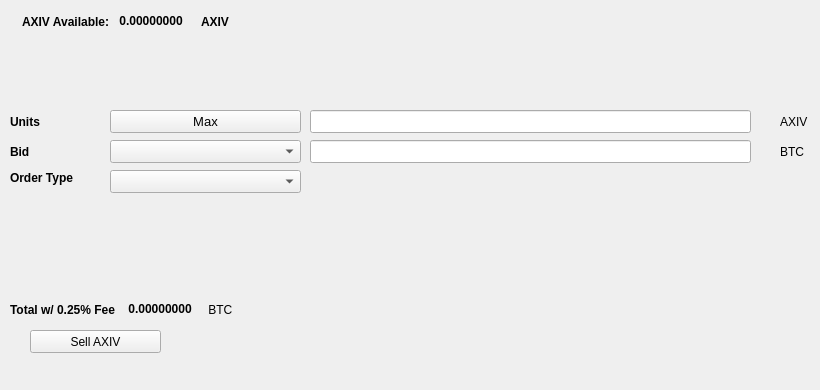
   <widget class="QWidget" name="SellTab">
    <attribute name="title">
     <string>Sell</string>
    </attribute>
    <widget class="QLabel" name="label_16">
     <property name="geometry">
      <rect>
       <x>780</x>
       <y>140</y>
       <width>31</width>
       <height>23</height>
      </rect>
     </property>
     <property name="text">
      <string>BTC</string>
     </property>
    </widget>
    <widget class="QComboBox" name="SellBidcomboBox">
     <property name="geometry">
      <rect>
       <x>110</x>
       <y>140</y>
       <width>191</width>
       <height>23</height>
      </rect>
     </property>
     <property name="font">
      <font>
       <pointsize>10</pointsize>
      </font>
     </property>
    </widget>
    <widget class="QLabel" name="label_18">
     <property name="geometry">
      <rect>
       <x>10</x>
       <y>110</y>
       <width>46</width>
       <height>23</height>
      </rect>
     </property>
     <property name="font">
      <font>
       <weight>75</weight>
       <bold>true</bold>
      </font>
     </property>
     <property name="text">
      <string>Units</string>
     </property>
    </widget>
    <widget class="QPushButton" name="Sell_Max_Amount">
     <property name="geometry">
      <rect>
       <x>110</x>
       <y>110</y>
       <width>191</width>
       <height>23</height>
      </rect>
     </property>
     <property name="font">
      <font>
       <pointsize>10</pointsize>
      </font>
     </property>
     <property name="text">
      <string>Max</string>
     </property>
    </widget>
    <widget class="QLabel" name="label_20">
     <property name="geometry">
      <rect>
       <x>10</x>
       <y>170</y>
       <width>91</width>
       <height>16</height>
      </rect>
     </property>
     <property name="font">
      <font>
       <weight>75</weight>
       <bold>true</bold>
      </font>
     </property>
     <property name="text">
      <string>Order Type</string>
     </property>
    </widget>
    <widget class="QComboBox" name="SellOrdertypeCombo">
     <property name="geometry">
      <rect>
       <x>110</x>
       <y>170</y>
       <width>191</width>
       <height>23</height>
      </rect>
     </property>
     <property name="font">
      <font>
       <pointsize>10</pointsize>
      </font>
     </property>
    </widget>
    <widget class="QLabel" name="label_21">
     <property name="geometry">
      <rect>
       <x>10</x>
       <y>140</y>
       <width>46</width>
       <height>23</height>
      </rect>
     </property>
     <property name="font">
      <font>
       <weight>75</weight>
       <bold>true</bold>
      </font>
     </property>
     <property name="text">
      <string>Bid</string>
     </property>
    </widget>
    <widget class="QLabel" name="label_22">
     <property name="geometry">
      <rect>
       <x>780</x>
       <y>110</y>
       <width>31</width>
       <height>23</height>
      </rect>
     </property>
     <property name="text">
      <string>AXIV</string>
     </property>
    </widget>
    <widget class="QLineEdit" name="UnitsInputAXIV">
     <property name="geometry">
      <rect>
       <x>310</x>
       <y>110</y>
       <width>441</width>
       <height>23</height>
      </rect>
     </property>
     <property name="font">
      <font>
       <pointsize>9</pointsize>
       <weight>75</weight>
       <bold>true</bold>
      </font>
     </property>
    </widget>
    <widget class="QLineEdit" name="SellBidPriceEdit">
     <property name="geometry">
      <rect>
       <x>310</x>
       <y>140</y>
       <width>441</width>
       <height>23</height>
      </rect>
     </property>
     <property name="font">
      <font>
       <pointsize>9</pointsize>
       <weight>75</weight>
       <bold>true</bold>
      </font>
     </property>
    </widget>
    <widget class="QPushButton" name="SellAXIVBTN">
     <property name="geometry">
      <rect>
       <x>30</x>
       <y>330</y>
       <width>131</width>
       <height>23</height>
      </rect>
     </property>
     <property name="text">
      <string>Sell AXIV</string>
     </property>
     <property name="icon">
      <iconset resource="../axiv">
       <normaloff>:/icons/bitcoin</normaloff>:/icons/bitcoin</iconset>
     </property>
    </widget>
    <widget class="QWidget" name="layoutWidget3">
     <property name="geometry">
      <rect>
       <x>22</x>
       <y>12</y>
       <width>258</width>
       <height>19</height>
      </rect>
     </property>
     <layout class="QHBoxLayout" name="horizontalLayout">
      <item>
       <widget class="QLabel" name="label232_2">
        <property name="font">
         <font>
          <weight>75</weight>
          <bold>true</bold>
         </font>
        </property>
        <property name="text">
         <string>AXIV Available:</string>
        </property>
       </widget>
      </item>
      <item>
       <widget class="QLabel" name="AXIVAvailableLabel">
        <property name="palette">
         <palette>
          <active>
           <colorrole role="WindowText">
            <brush brushstyle="SolidPattern">
             <color alpha="255">
              <red>0</red>
              <green>0</green>
              <blue>0</blue>
             </color>
            </brush>
           </colorrole>
           <colorrole role="Button">
            <brush brushstyle="SolidPattern">
             <color alpha="255">
              <red>0</red>
              <green>170</green>
              <blue>0</blue>
             </color>
            </brush>
           </colorrole>
           <colorrole role="Light">
            <brush brushstyle="SolidPattern">
             <color alpha="255">
              <red>0</red>
              <green>255</green>
              <blue>0</blue>
             </color>
            </brush>
           </colorrole>
           <colorrole role="Midlight">
            <brush brushstyle="SolidPattern">
             <color alpha="255">
              <red>0</red>
              <green>212</green>
              <blue>0</blue>
             </color>
            </brush>
           </colorrole>
           <colorrole role="Dark">
            <brush brushstyle="SolidPattern">
             <color alpha="255">
              <red>0</red>
              <green>85</green>
              <blue>0</blue>
             </color>
            </brush>
           </colorrole>
           <colorrole role="Mid">
            <brush brushstyle="SolidPattern">
             <color alpha="255">
              <red>0</red>
              <green>113</green>
              <blue>0</blue>
             </color>
            </brush>
           </colorrole>
           <colorrole role="Text">
            <brush brushstyle="SolidPattern">
             <color alpha="255">
              <red>0</red>
              <green>170</green>
              <blue>0</blue>
             </color>
            </brush>
           </colorrole>
           <colorrole role="BrightText">
            <brush brushstyle="SolidPattern">
             <color alpha="255">
              <red>255</red>
              <green>255</green>
              <blue>255</blue>
             </color>
            </brush>
           </colorrole>
           <colorrole role="ButtonText">
            <brush brushstyle="SolidPattern">
             <color alpha="255">
              <red>0</red>
              <green>0</green>
              <blue>0</blue>
             </color>
            </brush>
           </colorrole>
           <colorrole role="Base">
            <brush brushstyle="SolidPattern">
             <color alpha="255">
              <red>255</red>
              <green>255</green>
              <blue>255</blue>
             </color>
            </brush>
           </colorrole>
           <colorrole role="Window">
            <brush brushstyle="SolidPattern">
             <color alpha="255">
              <red>0</red>
              <green>170</green>
              <blue>0</blue>
             </color>
            </brush>
           </colorrole>
           <colorrole role="Shadow">
            <brush brushstyle="SolidPattern">
             <color alpha="255">
              <red>0</red>
              <green>0</green>
              <blue>0</blue>
             </color>
            </brush>
           </colorrole>
           <colorrole role="AlternateBase">
            <brush brushstyle="SolidPattern">
             <color alpha="255">
              <red>127</red>
              <green>212</green>
              <blue>127</blue>
             </color>
            </brush>
           </colorrole>
           <colorrole role="ToolTipBase">
            <brush brushstyle="SolidPattern">
             <color alpha="255">
              <red>255</red>
              <green>255</green>
              <blue>220</blue>
             </color>
            </brush>
           </colorrole>
           <colorrole role="ToolTipText">
            <brush brushstyle="SolidPattern">
             <color alpha="255">
              <red>0</red>
              <green>0</green>
              <blue>0</blue>
             </color>
            </brush>
           </colorrole>
          </active>
          <inactive>
           <colorrole role="WindowText">
            <brush brushstyle="SolidPattern">
             <color alpha="255">
              <red>0</red>
              <green>0</green>
              <blue>0</blue>
             </color>
            </brush>
           </colorrole>
           <colorrole role="Button">
            <brush brushstyle="SolidPattern">
             <color alpha="255">
              <red>0</red>
              <green>170</green>
              <blue>0</blue>
             </color>
            </brush>
           </colorrole>
           <colorrole role="Light">
            <brush brushstyle="SolidPattern">
             <color alpha="255">
              <red>0</red>
              <green>255</green>
              <blue>0</blue>
             </color>
            </brush>
           </colorrole>
           <colorrole role="Midlight">
            <brush brushstyle="SolidPattern">
             <color alpha="255">
              <red>0</red>
              <green>212</green>
              <blue>0</blue>
             </color>
            </brush>
           </colorrole>
           <colorrole role="Dark">
            <brush brushstyle="SolidPattern">
             <color alpha="255">
              <red>0</red>
              <green>85</green>
              <blue>0</blue>
             </color>
            </brush>
           </colorrole>
           <colorrole role="Mid">
            <brush brushstyle="SolidPattern">
             <color alpha="255">
              <red>0</red>
              <green>113</green>
              <blue>0</blue>
             </color>
            </brush>
           </colorrole>
           <colorrole role="Text">
            <brush brushstyle="SolidPattern">
             <color alpha="255">
              <red>0</red>
              <green>170</green>
              <blue>0</blue>
             </color>
            </brush>
           </colorrole>
           <colorrole role="BrightText">
            <brush brushstyle="SolidPattern">
             <color alpha="255">
              <red>255</red>
              <green>255</green>
              <blue>255</blue>
             </color>
            </brush>
           </colorrole>
           <colorrole role="ButtonText">
            <brush brushstyle="SolidPattern">
             <color alpha="255">
              <red>0</red>
              <green>0</green>
              <blue>0</blue>
             </color>
            </brush>
           </colorrole>
           <colorrole role="Base">
            <brush brushstyle="SolidPattern">
             <color alpha="255">
              <red>255</red>
              <green>255</green>
              <blue>255</blue>
             </color>
            </brush>
           </colorrole>
           <colorrole role="Window">
            <brush brushstyle="SolidPattern">
             <color alpha="255">
              <red>0</red>
              <green>170</green>
              <blue>0</blue>
             </color>
            </brush>
           </colorrole>
           <colorrole role="Shadow">
            <brush brushstyle="SolidPattern">
             <color alpha="255">
              <red>0</red>
              <green>0</green>
              <blue>0</blue>
             </color>
            </brush>
           </colorrole>
           <colorrole role="AlternateBase">
            <brush brushstyle="SolidPattern">
             <color alpha="255">
              <red>127</red>
              <green>212</green>
              <blue>127</blue>
             </color>
            </brush>
           </colorrole>
           <colorrole role="ToolTipBase">
            <brush brushstyle="SolidPattern">
             <color alpha="255">
              <red>255</red>
              <green>255</green>
              <blue>220</blue>
             </color>
            </brush>
           </colorrole>
           <colorrole role="ToolTipText">
            <brush brushstyle="SolidPattern">
             <color alpha="255">
              <red>0</red>
              <green>0</green>
              <blue>0</blue>
             </color>
            </brush>
           </colorrole>
          </inactive>
          <disabled>
           <colorrole role="WindowText">
            <brush brushstyle="SolidPattern">
             <color alpha="255">
              <red>0</red>
              <green>85</green>
              <blue>0</blue>
             </color>
            </brush>
           </colorrole>
           <colorrole role="Button">
            <brush brushstyle="SolidPattern">
             <color alpha="255">
              <red>0</red>
              <green>170</green>
              <blue>0</blue>
             </color>
            </brush>
           </colorrole>
           <colorrole role="Light">
            <brush brushstyle="SolidPattern">
             <color alpha="255">
              <red>0</red>
              <green>255</green>
              <blue>0</blue>
             </color>
            </brush>
           </colorrole>
           <colorrole role="Midlight">
            <brush brushstyle="SolidPattern">
             <color alpha="255">
              <red>0</red>
              <green>212</green>
              <blue>0</blue>
             </color>
            </brush>
           </colorrole>
           <colorrole role="Dark">
            <brush brushstyle="SolidPattern">
             <color alpha="255">
              <red>0</red>
              <green>85</green>
              <blue>0</blue>
             </color>
            </brush>
           </colorrole>
           <colorrole role="Mid">
            <brush brushstyle="SolidPattern">
             <color alpha="255">
              <red>0</red>
              <green>113</green>
              <blue>0</blue>
             </color>
            </brush>
           </colorrole>
           <colorrole role="Text">
            <brush brushstyle="SolidPattern">
             <color alpha="255">
              <red>0</red>
              <green>85</green>
              <blue>0</blue>
             </color>
            </brush>
           </colorrole>
           <colorrole role="BrightText">
            <brush brushstyle="SolidPattern">
             <color alpha="255">
              <red>255</red>
              <green>255</green>
              <blue>255</blue>
             </color>
            </brush>
           </colorrole>
           <colorrole role="ButtonText">
            <brush brushstyle="SolidPattern">
             <color alpha="255">
              <red>0</red>
              <green>85</green>
              <blue>0</blue>
             </color>
            </brush>
           </colorrole>
           <colorrole role="Base">
            <brush brushstyle="SolidPattern">
             <color alpha="255">
              <red>0</red>
              <green>170</green>
              <blue>0</blue>
             </color>
            </brush>
           </colorrole>
           <colorrole role="Window">
            <brush brushstyle="SolidPattern">
             <color alpha="255">
              <red>0</red>
              <green>170</green>
              <blue>0</blue>
             </color>
            </brush>
           </colorrole>
           <colorrole role="Shadow">
            <brush brushstyle="SolidPattern">
             <color alpha="255">
              <red>0</red>
              <green>0</green>
              <blue>0</blue>
             </color>
            </brush>
           </colorrole>
           <colorrole role="AlternateBase">
            <brush brushstyle="SolidPattern">
             <color alpha="255">
              <red>0</red>
              <green>170</green>
              <blue>0</blue>
             </color>
            </brush>
           </colorrole>
           <colorrole role="ToolTipBase">
            <brush brushstyle="SolidPattern">
             <color alpha="255">
              <red>255</red>
              <green>255</green>
              <blue>220</blue>
             </color>
            </brush>
           </colorrole>
           <colorrole role="ToolTipText">
            <brush brushstyle="SolidPattern">
             <color alpha="255">
              <red>0</red>
              <green>0</green>
              <blue>0</blue>
             </color>
            </brush>
           </colorrole>
          </disabled>
         </palette>
        </property>
        <property name="font">
         <font>
          <weight>75</weight>
          <bold>true</bold>
         </font>
        </property>
        <property name="text">
         <string> 0.00000000 </string>
        </property>
        <property name="textInteractionFlags">
         <set>Qt::LinksAccessibleByMouse|Qt::TextSelectableByKeyboard|Qt::TextSelectableByMouse</set>
        </property>
       </widget>
      </item>
      <item>
       <widget class="QLabel" name="labelAXIV">
        <property name="font">
         <font>
          <weight>75</weight>
          <bold>true</bold>
         </font>
        </property>
        <property name="text">
         <string>AXIV</string>
        </property>
       </widget>
      </item>
     </layout>
    </widget>
    <widget class="QWidget" name="layoutWidget">
     <property name="geometry">
      <rect>
       <x>10</x>
       <y>300</y>
       <width>268</width>
       <height>19</height>
      </rect>
     </property>
     <layout class="QHBoxLayout" name="horizontalLayout_2">
      <item>
       <widget class="QLabel" name="label_19">
        <property name="font">
         <font>
          <weight>75</weight>
          <bold>true</bold>
         </font>
        </property>
        <property name="text">
         <string>Total w/ 0.25% Fee </string>
        </property>
       </widget>
      </item>
      <item>
       <widget class="QLabel" name="SellCostLabel">
        <property name="palette">
         <palette>
          <active>
           <colorrole role="WindowText">
            <brush brushstyle="SolidPattern">
             <color alpha="255">
              <red>0</red>
              <green>0</green>
              <blue>0</blue>
             </color>
            </brush>
           </colorrole>
           <colorrole role="Button">
            <brush brushstyle="SolidPattern">
             <color alpha="255">
              <red>0</red>
              <green>170</green>
              <blue>0</blue>
             </color>
            </brush>
           </colorrole>
           <colorrole role="Light">
            <brush brushstyle="SolidPattern">
             <color alpha="255">
              <red>0</red>
              <green>255</green>
              <blue>0</blue>
             </color>
            </brush>
           </colorrole>
           <colorrole role="Midlight">
            <brush brushstyle="SolidPattern">
             <color alpha="255">
              <red>0</red>
              <green>212</green>
              <blue>0</blue>
             </color>
            </brush>
           </colorrole>
           <colorrole role="Dark">
            <brush brushstyle="SolidPattern">
             <color alpha="255">
              <red>0</red>
              <green>85</green>
              <blue>0</blue>
             </color>
            </brush>
           </colorrole>
           <colorrole role="Mid">
            <brush brushstyle="SolidPattern">
             <color alpha="255">
              <red>0</red>
              <green>113</green>
              <blue>0</blue>
             </color>
            </brush>
           </colorrole>
           <colorrole role="Text">
            <brush brushstyle="SolidPattern">
             <color alpha="255">
              <red>0</red>
              <green>170</green>
              <blue>0</blue>
             </color>
            </brush>
           </colorrole>
           <colorrole role="BrightText">
            <brush brushstyle="SolidPattern">
             <color alpha="255">
              <red>255</red>
              <green>255</green>
              <blue>255</blue>
             </color>
            </brush>
           </colorrole>
           <colorrole role="ButtonText">
            <brush brushstyle="SolidPattern">
             <color alpha="255">
              <red>0</red>
              <green>0</green>
              <blue>0</blue>
             </color>
            </brush>
           </colorrole>
           <colorrole role="Base">
            <brush brushstyle="SolidPattern">
             <color alpha="255">
              <red>255</red>
              <green>255</green>
              <blue>255</blue>
             </color>
            </brush>
           </colorrole>
           <colorrole role="Window">
            <brush brushstyle="SolidPattern">
             <color alpha="255">
              <red>0</red>
              <green>170</green>
              <blue>0</blue>
             </color>
            </brush>
           </colorrole>
           <colorrole role="Shadow">
            <brush brushstyle="SolidPattern">
             <color alpha="255">
              <red>0</red>
              <green>0</green>
              <blue>0</blue>
             </color>
            </brush>
           </colorrole>
           <colorrole role="AlternateBase">
            <brush brushstyle="SolidPattern">
             <color alpha="255">
              <red>127</red>
              <green>212</green>
              <blue>127</blue>
             </color>
            </brush>
           </colorrole>
           <colorrole role="ToolTipBase">
            <brush brushstyle="SolidPattern">
             <color alpha="255">
              <red>255</red>
              <green>255</green>
              <blue>220</blue>
             </color>
            </brush>
           </colorrole>
           <colorrole role="ToolTipText">
            <brush brushstyle="SolidPattern">
             <color alpha="255">
              <red>0</red>
              <green>0</green>
              <blue>0</blue>
             </color>
            </brush>
           </colorrole>
          </active>
          <inactive>
           <colorrole role="WindowText">
            <brush brushstyle="SolidPattern">
             <color alpha="255">
              <red>0</red>
              <green>0</green>
              <blue>0</blue>
             </color>
            </brush>
           </colorrole>
           <colorrole role="Button">
            <brush brushstyle="SolidPattern">
             <color alpha="255">
              <red>0</red>
              <green>170</green>
              <blue>0</blue>
             </color>
            </brush>
           </colorrole>
           <colorrole role="Light">
            <brush brushstyle="SolidPattern">
             <color alpha="255">
              <red>0</red>
              <green>255</green>
              <blue>0</blue>
             </color>
            </brush>
           </colorrole>
           <colorrole role="Midlight">
            <brush brushstyle="SolidPattern">
             <color alpha="255">
              <red>0</red>
              <green>212</green>
              <blue>0</blue>
             </color>
            </brush>
           </colorrole>
           <colorrole role="Dark">
            <brush brushstyle="SolidPattern">
             <color alpha="255">
              <red>0</red>
              <green>85</green>
              <blue>0</blue>
             </color>
            </brush>
           </colorrole>
           <colorrole role="Mid">
            <brush brushstyle="SolidPattern">
             <color alpha="255">
              <red>0</red>
              <green>113</green>
              <blue>0</blue>
             </color>
            </brush>
           </colorrole>
           <colorrole role="Text">
            <brush brushstyle="SolidPattern">
             <color alpha="255">
              <red>0</red>
              <green>170</green>
              <blue>0</blue>
             </color>
            </brush>
           </colorrole>
           <colorrole role="BrightText">
            <brush brushstyle="SolidPattern">
             <color alpha="255">
              <red>255</red>
              <green>255</green>
              <blue>255</blue>
             </color>
            </brush>
           </colorrole>
           <colorrole role="ButtonText">
            <brush brushstyle="SolidPattern">
             <color alpha="255">
              <red>0</red>
              <green>0</green>
              <blue>0</blue>
             </color>
            </brush>
           </colorrole>
           <colorrole role="Base">
            <brush brushstyle="SolidPattern">
             <color alpha="255">
              <red>255</red>
              <green>255</green>
              <blue>255</blue>
             </color>
            </brush>
           </colorrole>
           <colorrole role="Window">
            <brush brushstyle="SolidPattern">
             <color alpha="255">
              <red>0</red>
              <green>170</green>
              <blue>0</blue>
             </color>
            </brush>
           </colorrole>
           <colorrole role="Shadow">
            <brush brushstyle="SolidPattern">
             <color alpha="255">
              <red>0</red>
              <green>0</green>
              <blue>0</blue>
             </color>
            </brush>
           </colorrole>
           <colorrole role="AlternateBase">
            <brush brushstyle="SolidPattern">
             <color alpha="255">
              <red>127</red>
              <green>212</green>
              <blue>127</blue>
             </color>
            </brush>
           </colorrole>
           <colorrole role="ToolTipBase">
            <brush brushstyle="SolidPattern">
             <color alpha="255">
              <red>255</red>
              <green>255</green>
              <blue>220</blue>
             </color>
            </brush>
           </colorrole>
           <colorrole role="ToolTipText">
            <brush brushstyle="SolidPattern">
             <color alpha="255">
              <red>0</red>
              <green>0</green>
              <blue>0</blue>
             </color>
            </brush>
           </colorrole>
          </inactive>
          <disabled>
           <colorrole role="WindowText">
            <brush brushstyle="SolidPattern">
             <color alpha="255">
              <red>0</red>
              <green>85</green>
              <blue>0</blue>
             </color>
            </brush>
           </colorrole>
           <colorrole role="Button">
            <brush brushstyle="SolidPattern">
             <color alpha="255">
              <red>0</red>
              <green>170</green>
              <blue>0</blue>
             </color>
            </brush>
           </colorrole>
           <colorrole role="Light">
            <brush brushstyle="SolidPattern">
             <color alpha="255">
              <red>0</red>
              <green>255</green>
              <blue>0</blue>
             </color>
            </brush>
           </colorrole>
           <colorrole role="Midlight">
            <brush brushstyle="SolidPattern">
             <color alpha="255">
              <red>0</red>
              <green>212</green>
              <blue>0</blue>
             </color>
            </brush>
           </colorrole>
           <colorrole role="Dark">
            <brush brushstyle="SolidPattern">
             <color alpha="255">
              <red>0</red>
              <green>85</green>
              <blue>0</blue>
             </color>
            </brush>
           </colorrole>
           <colorrole role="Mid">
            <brush brushstyle="SolidPattern">
             <color alpha="255">
              <red>0</red>
              <green>113</green>
              <blue>0</blue>
             </color>
            </brush>
           </colorrole>
           <colorrole role="Text">
            <brush brushstyle="SolidPattern">
             <color alpha="255">
              <red>0</red>
              <green>85</green>
              <blue>0</blue>
             </color>
            </brush>
           </colorrole>
           <colorrole role="BrightText">
            <brush brushstyle="SolidPattern">
             <color alpha="255">
              <red>255</red>
              <green>255</green>
              <blue>255</blue>
             </color>
            </brush>
           </colorrole>
           <colorrole role="ButtonText">
            <brush brushstyle="SolidPattern">
             <color alpha="255">
              <red>0</red>
              <green>85</green>
              <blue>0</blue>
             </color>
            </brush>
           </colorrole>
           <colorrole role="Base">
            <brush brushstyle="SolidPattern">
             <color alpha="255">
              <red>0</red>
              <green>170</green>
              <blue>0</blue>
             </color>
            </brush>
           </colorrole>
           <colorrole role="Window">
            <brush brushstyle="SolidPattern">
             <color alpha="255">
              <red>0</red>
              <green>170</green>
              <blue>0</blue>
             </color>
            </brush>
           </colorrole>
           <colorrole role="Shadow">
            <brush brushstyle="SolidPattern">
             <color alpha="255">
              <red>0</red>
              <green>0</green>
              <blue>0</blue>
             </color>
            </brush>
           </colorrole>
           <colorrole role="AlternateBase">
            <brush brushstyle="SolidPattern">
             <color alpha="255">
              <red>0</red>
              <green>170</green>
              <blue>0</blue>
             </color>
            </brush>
           </colorrole>
           <colorrole role="ToolTipBase">
            <brush brushstyle="SolidPattern">
             <color alpha="255">
              <red>255</red>
              <green>255</green>
              <blue>220</blue>
             </color>
            </brush>
           </colorrole>
           <colorrole role="ToolTipText">
            <brush brushstyle="SolidPattern">
             <color alpha="255">
              <red>0</red>
              <green>0</green>
              <blue>0</blue>
             </color>
            </brush>
           </colorrole>
          </disabled>
         </palette>
        </property>
        <property name="font">
         <font>
          <weight>75</weight>
          <bold>true</bold>
         </font>
        </property>
        <property name="autoFillBackground">
         <bool>false</bool>
        </property>
        <property name="text">
         <string> 0.00000000</string>
        </property>
        <property name="textInteractionFlags">
         <set>Qt::LinksAccessibleByMouse|Qt::TextSelectableByMouse</set>
        </property>
       </widget>
      </item>
      <item>
       <widget class="QLabel" name="label_17">
        <property name="font">
         <font>
          <weight>50</weight>
          <bold>false</bold>
         </font>
        </property>
        <property name="text">
         <string> BTC</string>
        </property>
       </widget>
      </item>
     </layout>
    </widget>
    <widget class="QLabel" name="label_23">
     <property name="geometry">
      <rect>
       <x>460</x>
       <y>300</y>
       <width>281</width>
       <height>81</height>
      </rect>
     </property>
     <property name="text">
      <string/>
     </property>
     <property name="pixmap">
      <pixmap>:/images/bittrex</pixmap>
     </property>
    </widget>
   </widget>
